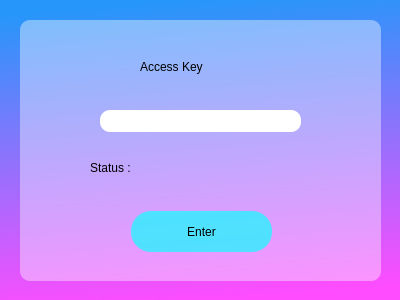
<?xml version="1.0" encoding="UTF-8"?>
<ui version="4.0">
 <class>AccessKey</class>
 <widget class="QDialog" name="AccessKey">
  <property name="geometry">
   <rect>
    <x>0</x>
    <y>0</y>
    <width>400</width>
    <height>300</height>
   </rect>
  </property>
  <property name="windowTitle">
   <string>Dialog</string>
  </property>
  <property name="styleSheet">
   <string notr="true">background : qlineargradient(spread:pad, x1:0.466, y1:0, x2:0.568, y2:1, stop:0 rgba(38, 150, 250, 255), stop:1 rgba(255, 76, 255, 255))</string>
  </property>
  <widget class="QTextBrowser" name="textBrowser">
   <property name="geometry">
    <rect>
     <x>20</x>
     <y>20</y>
     <width>361</width>
     <height>261</height>
    </rect>
   </property>
   <property name="styleSheet">
    <string notr="true">background-color: rgba(255, 255, 255, 100);
border-radius : 10px;</string>
   </property>
  </widget>
  <widget class="QLabel" name="AK">
   <property name="geometry">
    <rect>
     <x>140</x>
     <y>51</y>
     <width>121</width>
     <height>31</height>
    </rect>
   </property>
   <property name="styleSheet">
    <string notr="true">background-color: rgba(255, 255, 255, 0);
font: 18pt &quot;Segoe UI&quot;;</string>
   </property>
   <property name="text">
    <string>Access Key</string>
   </property>
  </widget>
  <widget class="QLineEdit" name="AKLE">
   <property name="geometry">
    <rect>
     <x>100</x>
     <y>110</y>
     <width>201</width>
     <height>22</height>
    </rect>
   </property>
   <property name="styleSheet">
    <string notr="true">background-color: rgb(255, 255, 255);
border-radius: 10px;</string>
   </property>
  </widget>
  <widget class="QLabel" name="AKS">
   <property name="geometry">
    <rect>
     <x>90</x>
     <y>152</y>
     <width>221</width>
     <height>31</height>
    </rect>
   </property>
   <property name="styleSheet">
    <string notr="true">background-color: rgba(255, 255, 255, 0);
font: 12pt &quot;Segoe UI&quot;;</string>
   </property>
   <property name="text">
    <string>Status : </string>
   </property>
  </widget>
  <widget class="QPushButton" name="GAK">
   <property name="geometry">
    <rect>
     <x>131</x>
     <y>211</y>
     <width>141</width>
     <height>41</height>
    </rect>
   </property>
   <property name="styleSheet">
    <string notr="true">background-color: rgba(39, 244, 255, 200);
border-radius: 20px;</string>
   </property>
   <property name="text">
    <string>Enter</string>
   </property>
  </widget>
 </widget>
 <resources/>
 <connections/>
</ui>
